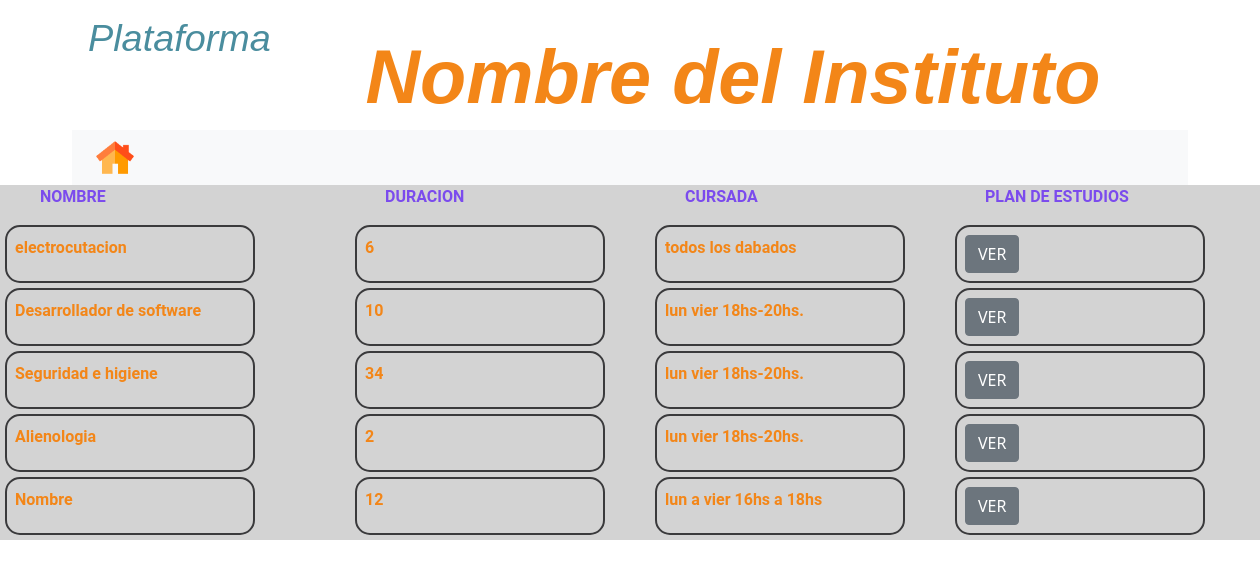
The page /Vista/vistaCarrera.php on the database its author committed.
### tables this page shows
CREATE TABLE `carrera` (
  `id` int(11) NOT NULL,
  `ESTADO` varchar(3) NOT NULL,
  `nombre` varchar(255) NOT NULL,
  `codigo` varchar(255) NOT NULL,
  `duracion` varchar(255) NOT NULL,
  `resolucion` varchar(255) NOT NULL,
  `anio_caducidad` varchar(255) NOT NULL,
  `anio_resolucion` varchar(255) NOT NULL,
  `alta` varchar(255) NOT NULL,
  `comentarios` varchar(255) DEFAULT NULL,
  `cursada` varchar(255) NOT NULL,
  `plan` varchar(255) NOT NULL
);

### Vista/vistaCarrera.php (the view, shortened to what this page needs)
<!DOCTYPE html>
<html lang="en">
<head>
  <link rel="stylesheet" href="../css/vistaCarrera.css">
  <link href="https://cdn.jsdelivr.net/npm/bootstrap@5.1.3/dist/css/bootstrap.min.css" rel="stylesheet"
>
</head>
<body>
  <header>
    <div class="container">
      <div class="row d-flex flex-row">
        <div class="col-10 col-md-2 superior">
          <div id="plataforma" class="d-flex flex-column ">
            <h2>Plataforma</h2>
          </div>
        </div>
        <div class="col superior d-flex justify-content-center align-content-center  ">
          <div id="titulo">
            <h1 style="color: #f38618;">Nombre del Instituto</h1>
          </div>
        </div>
      </div>
    </div>
    <div>
      <div class="container">
        <div class="row">
          <div class="col">
            <nav class="navbar navbar-expand-lg navbar-light bg-light">
              <div class="container-fluid ">
                <div class="imgHome">
                  <a aria-current="page" href="index.html"><img src="../img/home3.png" alt="Inicio"></a>
                </div>
              </div>
            </nav>
          </div>
        </div>
      </div>
    </div>
  </header>
<div>
    <section>
        <div class="row d-flex justify-content-center align-items-center">
          <div id="bodyprincipal">
                <div class="titulosChicos">
                    <div><p>NOMBRE</p></div>
                    <div><p>DURACION</p></div>
                    <div><p>CURSADA</p></div>
                    <div><p>PLAN DE ESTUDIOS</p></div>
                </div>
           </div>
            <?php
              include("../Modelo/Conexion.php");
              $consultaAl = "SELECT * FROM carrera";
              $resultado = mysqli_query($conexion,$consultaAl);
              while($consulta = mysqli_fetch_array($resultado)){
                $nombre =   $consulta["nombre"];
                $duracion =  $consulta["duracion"];
                $cursada =  $consulta["cursada"];
                echo "<form id=". "'" . "bodyprincipal". "'" . "action=". "'" . "administrar_vistaCarrera.php". "'" . "method=". "'" . "post" . "'" . ">
                <div class=". "'" . "espacioBlanco". "'". ">
                <div class=". "'". "info" . "'" ."> <label id=" . "'" . "inputt" . "'" .">". $nombre ."</label></div>
                <div class=". "'". "info". "'" ."> <label id=" . "'" . "inputt" . "'" .">". $duracion ."</label></div>
                <div class=". "'". "info" . "'" ."> <label id=" . "'" . "inputt" . "'" .">". $cursada."</label></div>
                 <div class=". "'". "info". "'". "><a href=". "'". "https://drive.google.com/file/d/1Mb-TiHWj4du0EmX9Cf3E3uKoDG0xibxM/view?usp=sharing". "'" . " target=". "'". "_blank". "'". " ><input type =". "'". "button". "'" . "value= ". "'" . "VER" . "'" . "name=". "'". "envio" . "'" . "class=" . "'" . "btn btn-secondary". "'". "></a></div>
                </div>
                </form> ";
              }
            ?>
        </div>
    </section>
</div>
</body>
</html>

### css/vistaCarrera.css (style rules this page uses)
* { margin: 0; padding: 0; box-sizing: border-box; }
body { width: 100%; height: 100%; font-size: 16px; }
input { border: none; }
.espacioBlanco { height: 60px; background-color: #dddedf00; display: grid; grid-template-columns:350px 300px 300px 300px ; overflow: hidden; width:fit-content; height:fit-content; }
.titulosChicos { background-color:#fff0; color: #7b4bed; text-decoration: none; font-size: 1rem; font-family: 'Roboto',Arial, Helvetica, sans-serif; font-weight: bold; display: grid; grid-template-columns: 350px 300px 300px 300px; overflow: hidden; width:fit-content; height:fit-content; }
.titulosChicos div p { margin-left: 10%; }
.info { max-width: 250px; max-height: 100px; padding:0.5rem; margin-bottom: 5px; border: 2.5px solid rgb(58, 58, 60); border-radius: 15px; overflow: hidden; }
#inputt { background-color: #dddedf00; max-width: 200px; color: #f38618; text-decoration: none; font-size: 1rem; font-family: 'Roboto',Arial, Helvetica, sans-serif; font-weight: bold; }
#titulo { display: flex; justify-content: center; }
.imgHome { width: 3rem; }
.imgHome a img { position: relative; width: 80%; }
#bodyprincipal { width:fit-content; height:fit-content; background-color: rgba(0, 0, 0, 0.171); }
#titulo { width: 100%; }
#titulo h1 { font-size: 6vw; margin-top: 2.5vw; font-weight: bold; margin-left: 1rem; font-family: Arial, Helvetica, sans-serif; font-style: italic; }
#plataforma { padding-top: 1rem; padding-left: 1rem; }
#plataforma h2 { font-size: 3vw; font-style: italic; font-family: Arial, Helvetica, sans-serif; color: #4A8D9E; }
.superior { display: flex; }

### rows shown on the page
carrera: nombre "electrocutacion", duracion "6", cursada "todos los dabados"
carrera: nombre "Desarrollador de software", duracion "10", cursada "lun vier 18hs-20hs."
carrera: nombre "Seguridad e higiene", duracion "34", cursada "lun vier 18hs-20hs."
carrera: nombre "Alienologia", duracion "2", cursada "lun vier 18hs-20hs."
carrera: nombre "Nombre", duracion "12", cursada "lun a vier 16hs a 18hs"
